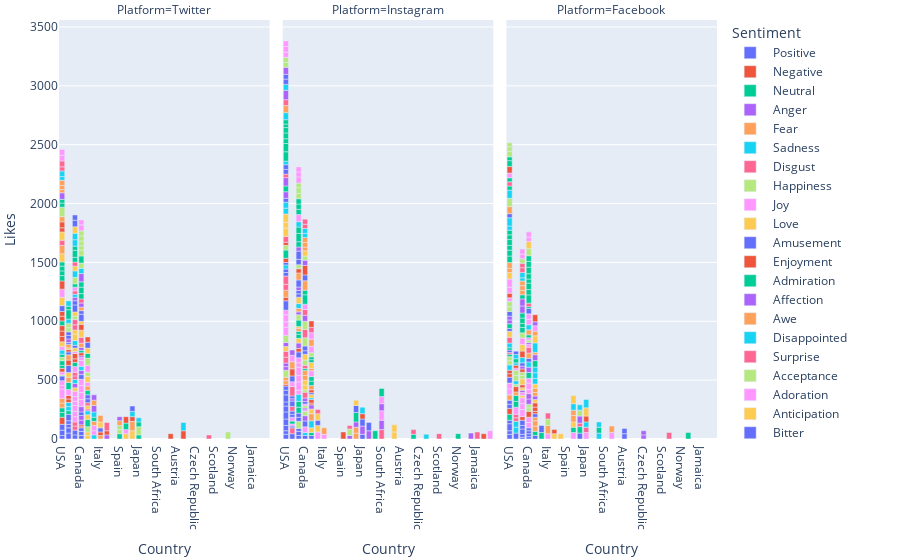

The notebook cell this image was saved under:
### Code cell
import plotly.express as px
df = pd.read_csv('C:\\Users\\avaan\\Downloads\\archive (1)\\sentimentdataset.csv')
df.Country = df.Country.str.strip()
df.Platform = df.Platform.str.strip()
fig = px.bar(df, x="Country", y="Likes", color='Sentiment',facet_col="Platform")
fig.update_layout(margin=dict(l=5, r=5, t=20, b=5))
fig.show()
